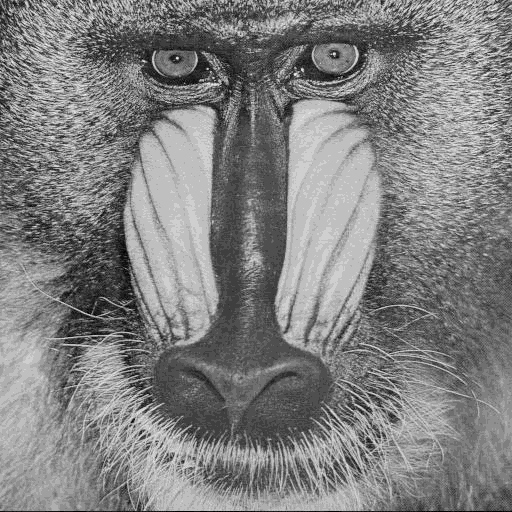
#> input picture Lab 3/Lab3_images/ufo.bmp, 512 x 512 px, found by its file name
$ python lab3_chg2.py
#> lines starting #> are read from the running program, lines starting #| are printed output that depends on the picture; after the words box and inside, x2 and y2 are one past the last pixel; in counts of white or black regions, pixels touching at a corner belong together
# -*- coding: utf-8 -*-
"""
Created on Mon Sep 25 10:10:03 2023

@author: Eddy
"""
import numpy as np
import cv2
ufo = cv2.imread('ufo.bmp',1)
#> ufo is the input picture: shape (512, 512, 3); min 0, max 16, mean 8.07

ufo_f64 = ufo.astype(np.float64)

ufo_f64 = ufo_f64 * 15

cv2.imwrite('baboon.bmp',ufo_f64)
cv2.imshow('baboon',ufo_f64)
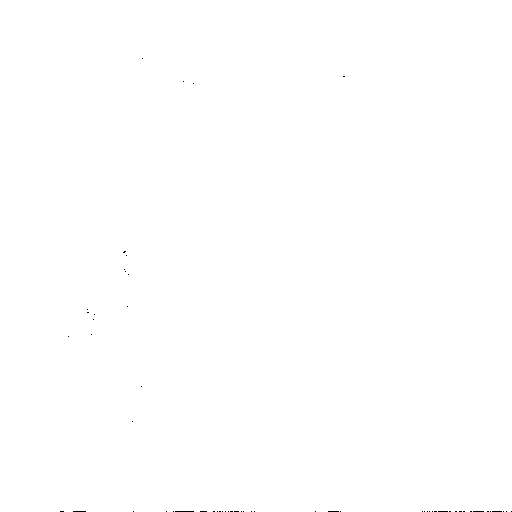
#> window 'baboon': shape (512, 512, 3); 99.9% white; black in thin lines or dots, all inside (x1, y1, x2, y2) = (60, 58, 512, 512)


cv2.waitKey()
cv2.destroyAllWindows()

$ run again, with Lab 3/Lab3_images/boat.bmp copied over Lab 3/Lab3_images/ufo.bmp
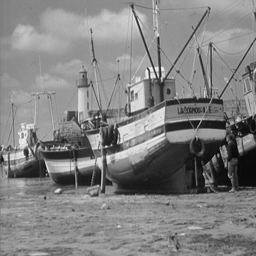
#> input picture Lab 3/Lab3_images/boat.bmp, 256 x 256 px, found by its file name
#> ufo is the input picture: shape (256, 256, 3); min 2, max 255, mean 129.7
#> `cv2.imwrite('baboon.bmp',ufo_f64)`:
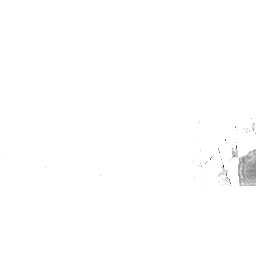
#> saved as baboon.bmp: shape (256, 256, 3); min 30, max 255, mean 254.1

$ run again, with Lab 3/Lab3_images/cameraman.bmp copied over Lab 3/Lab3_images/ufo.bmp
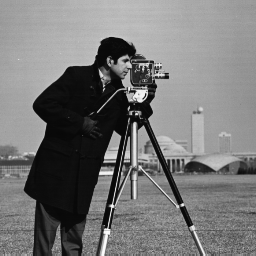
#> input picture Lab 3/Lab3_images/cameraman.bmp, 256 x 256 px, found by its file name
#> ufo is the input picture: shape (256, 256, 3); min 7, max 253, mean 118.7
#> `cv2.imwrite('baboon.bmp',ufo_f64)`:
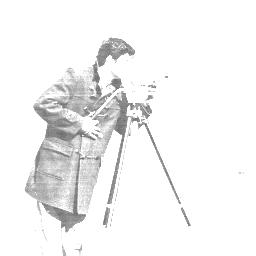
#> saved as baboon.bmp: shape (256, 256, 3); min 105, max 255, mean 242.7
